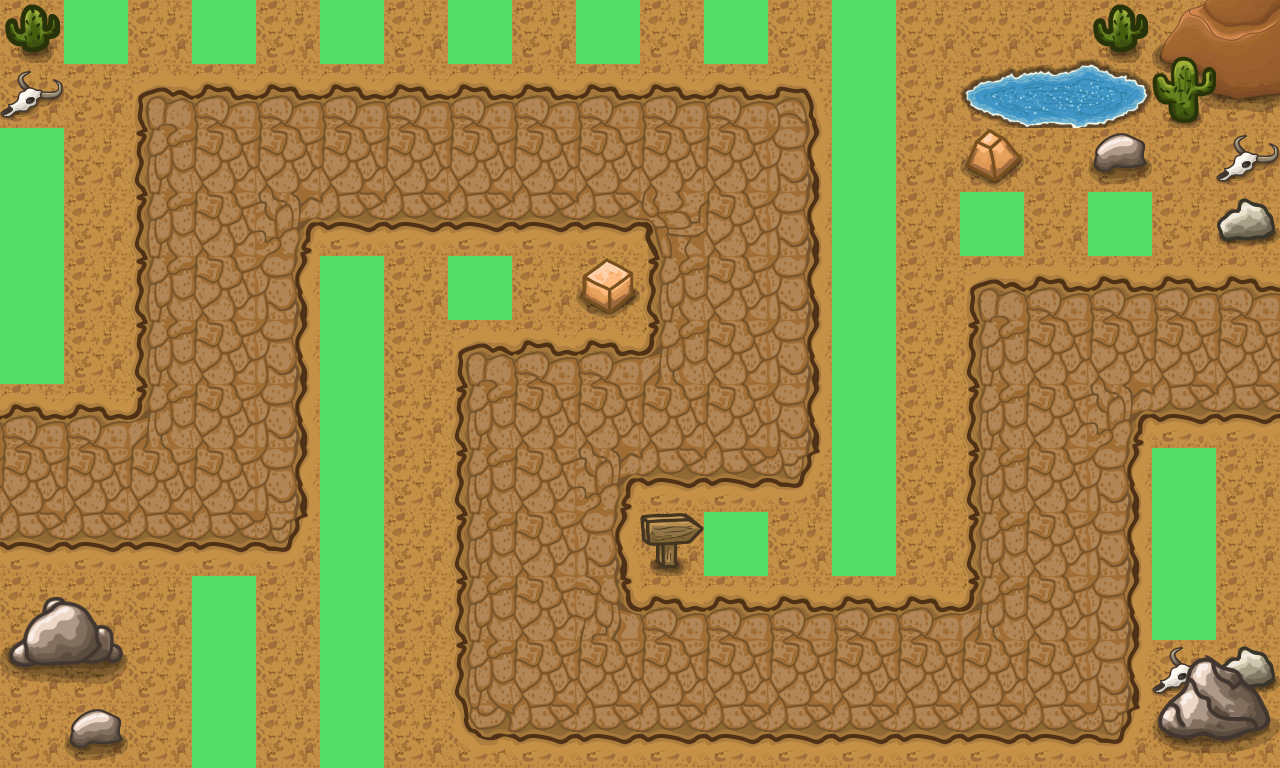

Tiled map render using the project's own tile images. Description and the whole map definition, tile-layer contents included, below:
An orthogonal 20x12 tile map with 64x64 px tiles, 6 tile layers (Dirt, Path, Detail1, Detail2, ...) and 1 object.

<map version="1.9" tiledversion="1.9.0" orientation="orthogonal" renderorder="right-down" width="20" height="12" tilewidth="64" tileheight="64" infinite="0" nextlayerid="8" nextobjectid="2">
 <editorsettings>
  <export target="../src/level.js" format="js" />
 </editorsettings>
 <tileset firstgid="1" source="tileset.tsx" />
 <layer id="1" name="Dirt" width="20" height="12">
  <data encoding="csv">
16,16,16,16,16,16,16,16,16,16,16,16,16,16,16,16,16,16,16,16,
16,16,16,16,16,16,16,16,16,16,16,16,16,16,16,16,16,16,16,16,
16,16,16,16,16,16,16,16,16,16,16,16,16,16,16,16,16,16,16,16,
16,16,16,16,16,16,16,16,16,16,16,16,16,16,16,16,16,16,16,16,
16,16,16,16,16,16,16,16,16,16,16,16,16,16,16,16,16,16,16,16,
16,16,16,16,16,16,16,16,16,16,16,16,16,16,16,16,16,16,16,16,
16,16,16,16,16,16,16,16,16,16,16,16,16,16,16,16,16,16,16,16,
16,16,16,16,16,16,16,16,16,16,16,16,16,16,16,16,16,16,16,16,
16,16,16,16,16,16,16,16,16,16,16,16,16,16,16,16,16,16,16,16,
16,16,16,16,16,16,16,16,16,16,16,16,16,16,16,16,16,16,16,16,
16,16,16,16,16,16,16,16,16,16,16,16,16,16,16,16,16,16,16,16,
16,16,16,16,16,16,16,16,16,16,16,16,16,16,16,16,16,16,16,16
</data>
 </layer>
 <layer id="2" name="Path" width="20" height="12">
  <data encoding="csv">
0,0,0,0,0,0,0,0,0,0,0,0,0,0,0,0,0,0,0,0,
0,0,4,5,5,5,5,5,5,5,5,5,6,0,0,0,0,0,0,0,
0,0,18,19,19,19,19,19,19,19,19,19,20,0,0,0,0,0,0,0,
0,0,18,19,22,33,33,33,33,33,21,19,20,0,0,0,0,0,0,0,
0,0,18,19,20,0,0,0,0,0,18,19,20,0,0,4,5,5,5,5,
0,0,18,19,20,0,0,4,5,5,7,19,20,0,0,18,19,19,19,19,
5,5,7,19,20,0,0,18,19,19,19,19,20,0,0,18,19,22,33,33,
19,19,19,19,20,0,0,18,19,22,33,33,34,0,0,18,19,20,0,0,
33,33,33,33,34,0,0,18,19,20,0,0,0,0,0,18,19,20,0,0,
0,0,0,0,0,0,0,18,19,8,5,5,5,5,5,7,19,20,0,0,
0,0,0,0,0,0,0,18,19,19,19,19,19,19,19,19,19,20,0,0,
0,0,0,0,0,0,0,32,33,33,33,33,33,33,33,33,33,34,0,0
</data>
 </layer>
 <layer id="3" name="Detail1" width="20" height="12">
  <data encoding="csv">
49,0,0,0,0,0,0,0,0,0,0,0,0,0,0,0,0,49,0,0,
48,0,0,0,0,0,0,0,0,0,0,0,0,0,0,0,0,0,0,0,
0,0,0,0,0,0,0,0,0,0,0,0,0,0,0,44,0,46,0,48,
0,0,0,0,0,0,0,0,0,0,0,0,0,0,0,0,0,0,0,43,
0,0,0,0,0,0,0,0,0,45,0,0,0,0,0,0,0,0,0,0,
0,0,0,0,0,0,0,0,0,0,0,0,0,0,0,0,0,0,0,0,
0,0,0,0,0,0,0,0,0,0,0,0,0,0,0,0,0,0,0,0,
0,0,0,0,0,0,0,0,0,0,0,0,0,0,0,0,0,0,0,0,
0,0,0,0,0,0,0,0,0,0,47,0,0,0,0,0,0,0,0,0,
0,0,0,0,0,0,0,0,0,0,0,0,0,0,0,0,0,0,0,0,
0,0,0,0,0,0,0,0,0,0,0,0,0,0,0,0,0,0,48,43,
0,0,0,0,0,0,0,0,0,0,0,0,0,0,0,0,0,0,0,0
</data>
 </layer>
 <layer id="4" name="Detail2" width="20" height="12">
  <data encoding="csv">
0,0,0,0,0,0,0,0,0,0,0,0,0,0,0,119,120,121,127,128,
0,0,0,0,0,0,0,0,0,0,0,0,0,0,0,133,134,135,141,142,
0,0,0,0,0,0,0,0,0,0,0,0,0,0,0,0,0,0,0,0,
0,0,0,0,0,0,0,0,0,0,0,0,0,0,0,0,0,0,0,0,
0,0,0,0,0,0,0,0,0,0,0,0,0,0,0,0,0,0,0,0,
0,0,0,0,0,0,0,0,0,0,0,0,0,0,0,0,0,0,0,0,
0,0,0,0,0,0,0,0,0,0,0,0,0,0,0,0,0,0,0,0,
0,0,0,0,0,0,0,0,0,0,0,0,0,0,0,0,0,0,0,0,
0,0,0,0,0,0,0,0,0,0,0,0,0,0,0,0,0,0,0,0,
93,94,0,0,0,0,0,0,0,0,0,0,0,0,0,0,0,0,0,0,
107,108,0,0,0,0,0,0,0,0,0,0,0,0,0,0,0,0,87,88,
0,46,0,0,0,0,0,0,0,0,0,0,0,0,0,0,0,0,101,102
</data>
 </layer>
 <layer id="5" name="Detail3" width="20" height="12">
  <data encoding="csv">
0,0,0,0,0,0,0,0,0,0,0,0,0,0,0,0,0,0,58,0,
0,0,0,0,0,0,0,0,0,0,0,0,0,0,0,0,0,0,72,0,
0,0,0,0,0,0,0,0,0,0,0,0,0,0,0,0,0,0,0,0,
0,0,0,0,0,0,0,0,0,0,0,0,0,0,0,0,0,0,0,0,
0,0,0,0,0,0,0,0,0,0,0,0,0,0,0,0,0,0,0,0,
0,0,0,0,0,0,0,0,0,0,0,0,0,0,0,0,0,0,0,0,
0,0,0,0,0,0,0,0,0,0,0,0,0,0,0,0,0,0,0,0,
0,0,0,0,0,0,0,0,0,0,0,0,0,0,0,0,0,0,0,0,
0,0,0,0,0,0,0,0,0,0,0,0,0,0,0,0,0,0,0,0,
0,0,0,0,0,0,0,0,0,0,0,0,0,0,0,0,0,0,0,0,
0,0,0,0,0,0,0,0,0,0,0,0,0,0,0,0,0,0,0,0,
0,0,0,0,0,0,0,0,0,0,0,0,0,0,0,0,0,0,0,0
</data>
 </layer>
 <objectgroup id="6" name="Waypoints" visible="0">
  <object id="1" x="0" y="0">
   <polyline points="0,0 -154.591,483.476 230.371,480.445 224.309,154.591 741.128,156.107 744.16,416.79 542.585,413.759 544.1,672.926 1059.4,674.442 1054.86,350.104 1385.26,350.104" />
  </object>
 </objectgroup>
 <layer id="7" name="PlacementTiles" width="20" height="12">
  <data encoding="csv">
0,14,0,14,0,14,0,14,0,14,0,14,0,14,0,0,0,0,0,0,
0,0,0,0,0,0,0,0,0,0,0,0,0,14,0,0,0,0,0,0,
14,0,0,0,0,0,0,0,0,0,0,0,0,14,0,0,0,0,0,0,
14,0,0,0,0,0,0,0,0,0,0,0,0,14,0,14,0,14,0,0,
14,0,0,0,0,14,0,14,0,0,0,0,0,14,0,0,0,0,0,0,
14,0,0,0,0,14,0,0,0,0,0,0,0,14,0,0,0,0,0,0,
0,0,0,0,0,14,0,0,0,0,0,0,0,14,0,0,0,0,0,0,
0,0,0,0,0,14,0,0,0,0,0,0,0,14,0,0,0,0,14,0,
0,0,0,0,0,14,0,0,0,0,0,14,0,14,0,0,0,0,14,0,
0,0,0,14,0,14,0,0,0,0,0,0,0,0,0,0,0,0,14,0,
0,0,0,14,0,14,0,0,0,0,0,0,0,0,0,0,0,0,0,0,
0,0,0,14,0,14,0,0,0,0,0,0,0,0,0,0,0,0,0,0
</data>
 </layer>
</map>
